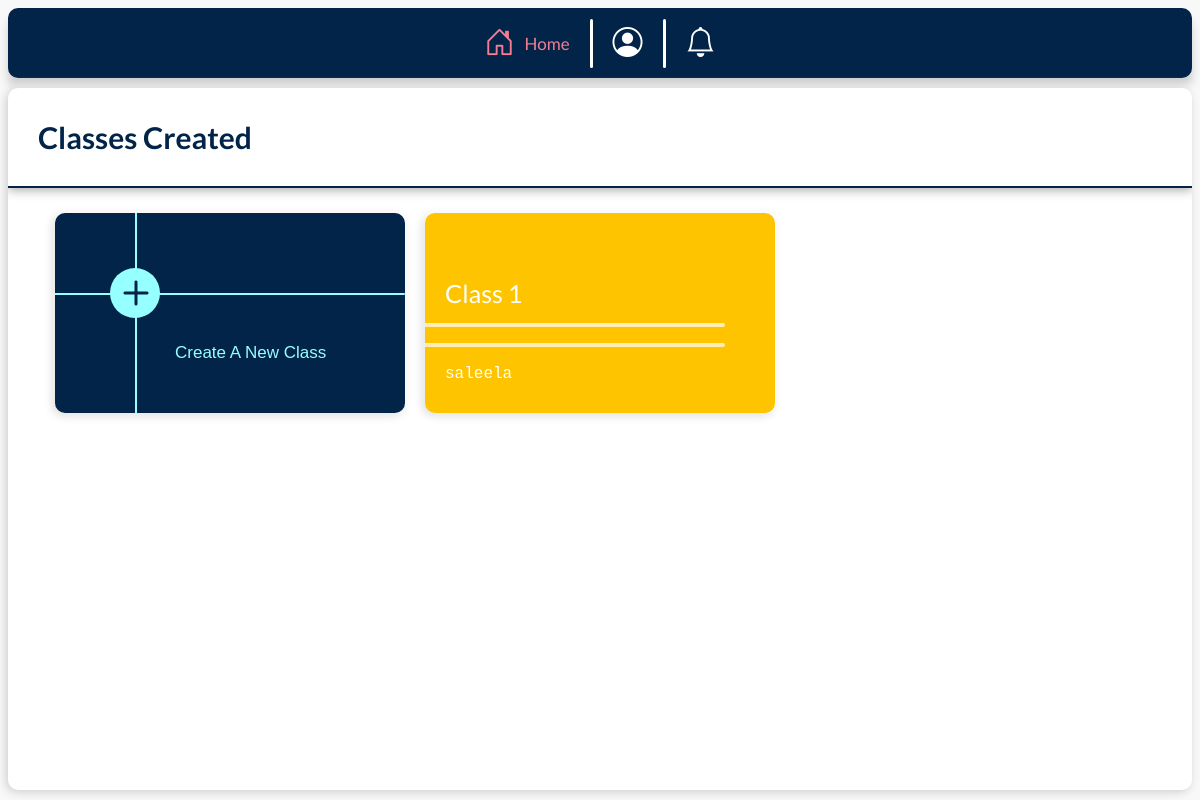
Page /home/ (signed in) on the earlier database version.
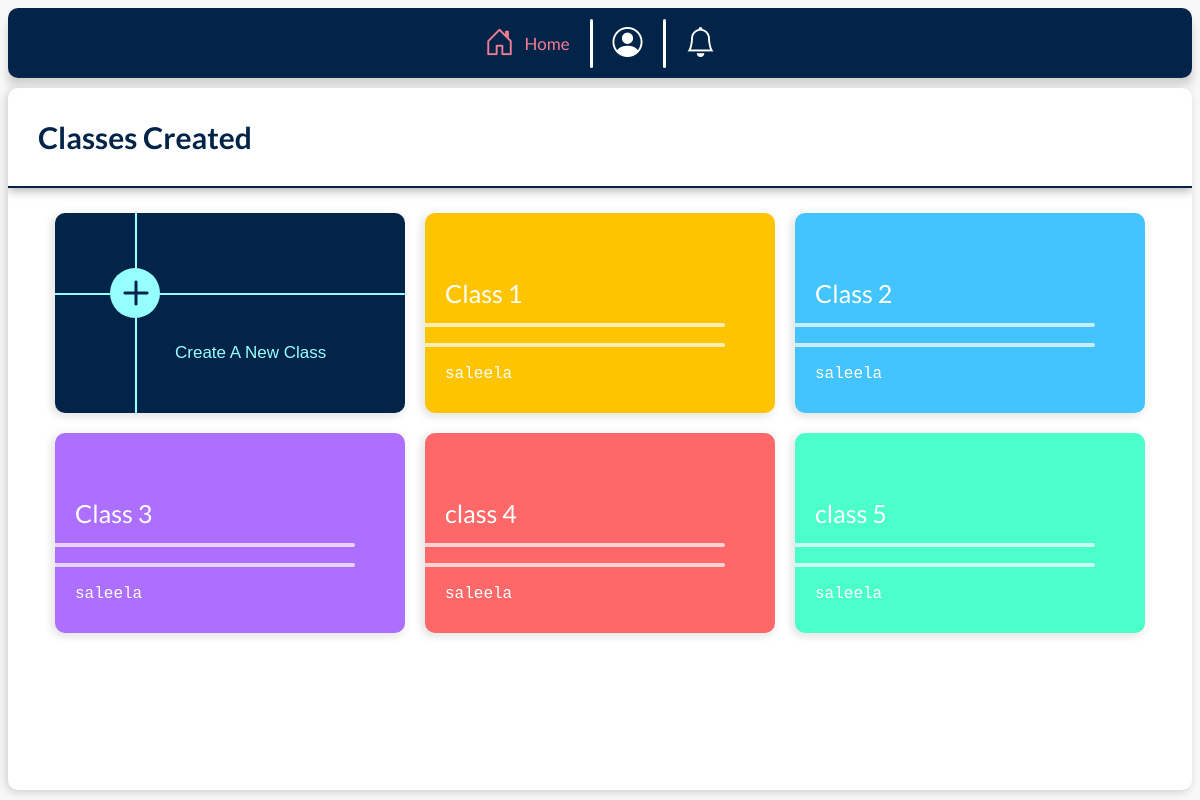
Same page on the later database version.
### home/models.py (models this page shows, shortened)
class Class(models.Model):
    id = models.UUIDField(primary_key=True, default=uuid.uuid4, editable=False)
    teacher = models.ForeignKey(CustomUser, on_delete=models.CASCADE)
    title = models.CharField(max_length=80, null=False, blank=False)
    description = models.CharField(max_length=300, null=False, blank=False)
    date_started = models.DateField(auto_now_add=True)
    active = models.BooleanField(default=True)

### register/models.py (models this page shows, shortened)
class CustomUser(AbstractBaseUser):
    email = models.EmailField(verbose_name='email', max_length=254, unique=True)
    username = models.CharField(max_length=30, unique=False)
    date_joined = models.DateTimeField(verbose_name='date joined', auto_now_add=True)
    last_login = models.DateTimeField(verbose_name='last login', auto_now=True)
    is_admin = models.BooleanField(default=False)
    is_active = models.BooleanField(default=True)
    is_staff = models.BooleanField(default=False)
    is_superuser = models.BooleanField(default=False)
    account_type = models.CharField(max_length=7, choices=ACCOUNT_TYPES, blank=False, null=False)
    profile_pic = models.ImageField(blank=True, upload_to=get_image_upload_location, default='profile/default.jpg')
    bio = models.TextField(max_length=300, null=True, blank=True)
    is_email_verified = models.BooleanField(default=False)
    objects = CustomUserManager()
    USERNAME_FIELD = 'email'
    REQUIRED_FIELDS = ['username', 'account_type']

### home/views.py (the view, shortened to what this page needs)
# urls.py: path('', HomePageView.as_view(), name='home-page'),
class HomePageView(AccountTypeView):
    def teacher_get(self, request):
        return render(request, 'home/home.html', {
            'header' : 'Classes Created',
            'create_new_title' : 'Create A New Class',
            'url_new' : f"{reverse('home:create-class')}",
            'class_obj_array' : request.user.class_set.all(),
        })

### home/views.py (called while the page is built)
    @authentication_check()
    def get(self, request, *args, **kwargs):
        if request.user.account_type == 'teacher':
            return self.teacher_get(request, *args, **kwargs)
        else:
            return self.student_get(request, *args, **kwargs)

### templates/home/home.html (shortened to what this page needs)
{% extends 'home/base.html' %}
{% load static %}
{% block headextraextra %}
<link rel='stylesheet' href="{% static 'css/home/home.css' %}">
{% endblock headextraextra %}
{% block bodyextra %}
<div class="header-container">
    <h1>{{ header }}</h1>
</div>
<div class="main-content">
    <div class="class-box create-new" onclick="location.href = '{{ url_new }}'">
        <div class="horizontal-line"></div>
        <div class="icon-container">
            <i class="bi bi-plus"></i>
        </div>
        <div class="text-area">{{ create_new_title }}</div>
    </div>
    {% if class_obj_array %}
        {% for class_obj in class_obj_array %}
            <div class="class-box">
                <div class="title-container">
                    <p>{{ class_obj.title }}</p>
                </div>
                <div class="horizontal-line one"></div>
                <div class="horizontal-line two"></div>
                <span class="teacher-name">{{ class_obj.teacher.username }}</span>
            </div>
        {% endfor %}
    {% endif %}
</div>
{% endblock bodyextra %}

### templates/home/base.html (shortened to what this page needs)
{% extends 'base.html' %}
{% load static %}
{% block headextra %}
<link rel='stylesheet' href="{% static 'css/home/base.css' %}">
{% block headextraextra %}
{% endblock headextraextra %}
{% endblock headextra %}
{% block body %}
<div class="nav-bar">
    <div class="content-box" id="home-box">
        <i class="bi bi-house-door"></i>
        <span>Home</span>
    </div>
    <div class="separator"></div>
    <div class="content-box" id="profile-box">
        <i class="bi bi-person-circle"></i>
    </div>
    <div class="separator"></div>
    <div class="content-box" id="notification-box">
        <i><div class="counter" style="display: none;">5</div><i class="bi bi-bell"></i></i>
    </div>
</div>
<div class="parent-content">
    {% block bodyextra %}
    {% endblock bodyextra %}
</div>
{% endblock body %}

### templates/base.html (shortened to what this page needs)
{% load static %}
<!DOCTYPE html>
<html>
<head>
    <link rel="stylesheet" href="https://cdn.jsdelivr.net/npm/bootstrap-icons@1.7.2/font/bootstrap-icons.css">
    <link rel='stylesheet' href="{% static 'css/base.css' %}">
    {% block headextra %}
    {% endblock headextra %}
</head>
<body>
    {% block body %}
    {% endblock body %}
</body>
</html>

### static/css/base.css (style rules this page uses)
* { box-sizing: border-box; }
:root { --primary-color: #022449; --secondary-color: #52ab98; --secondary-light-color: #96FFFF; --secondary-lighter-color: #C8EFF9; --tertiary-color: #F27D92; --text-color: #757575; --shadow-color: rgba(0, 0, 0, 0.349); --shadow-light-color: rgba(0, 0, 0, 0.171); --green-color: #00ff00; --green-light-color: #83ff83; --light-text-color: rgb(230, 230, 230); --error-red-color: red; }

### static/css/home/base.css (style rules this page uses)
body { position: relative; height: calc( 100vh - 18px ); display: flex; justify-content: flex-start; align-items: center; flex-direction: column; background-color: rgb(248, 248, 248); }
body > .nav-bar { width: 100%; max-width: 1510px; height: 70px; border-radius: 10px; background-color: var(--primary-color); box-shadow: 0px 10px 10px var(--shadow-light-color); display: flex; justify-content: center; align-items: center; }
body > .nav-bar > .separator { width: 3px; height: 70%; background-color: white; border-radius: 5px; }
body > .nav-bar > .content-box { cursor: pointer; color: white; display: flex; justify-content: center; align-items: center; padding: 0 20px; position: relative; }
body > .nav-bar > .content-box.selected { color: var(--tertiary-color); }
body > .nav-bar > .content-box > span { color: inherit; margin-left: 10px; font-family: "Lato", Verdana, Geneva, Tahoma, sans-serif; font-size: 17px; display: none; }
body > .nav-bar > .content-box > i { font-size: 30px; transition: transform 0.5s; }
body > .nav-bar > .content-box.selected > span { display: inline; }
body > .parent-content { margin-top: 10px; height: calc(100% - 80px); width: 100%; max-width: 1510px; background-color: white; border-radius: 10px; box-shadow: -2px 2px 10px var(--shadow-light-color), 2px -2px 10px rgb(248, 248, 248); position: relative; overflow: hidden; }

Differences in the rows shown:
added Class: title "Class 2", teacher.username "saleela"
added Class: title "Class 3", teacher.username "saleela"
added Class: title "class 4", teacher.username "saleela"
added Class: title "class 5", teacher.username "saleela"
